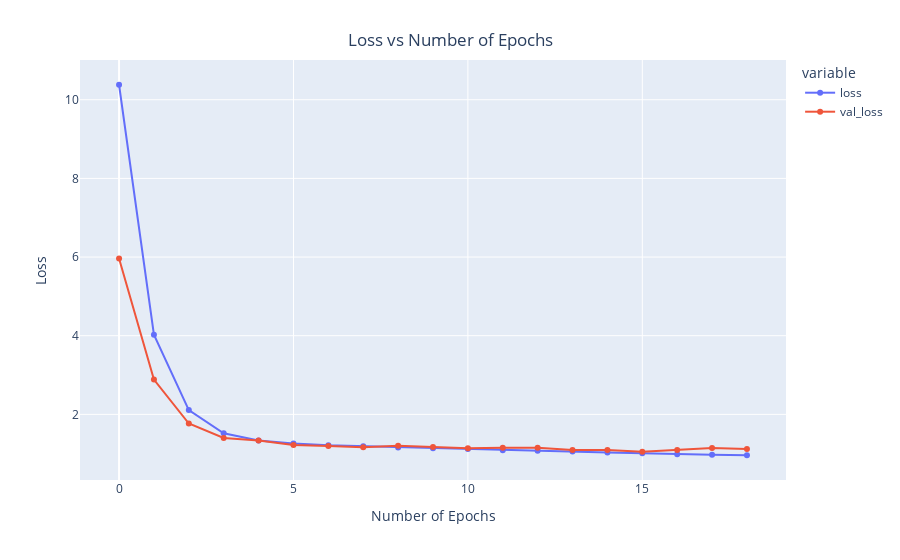

The notebook cell this image was saved under:
### Code cell
x = px.line(data_frame= history , 
            y= ["loss" , "val_loss"] , markers = True )
x.update_xaxes(title="Number of Epochs")
x.update_yaxes(title = "Loss")
x.update_layout(showlegend = True,
    title = {
        'text': 'Loss vs Number of Epochs',
        'y':0.94,
        'x':0.5,
        'xanchor': 'center',
        'yanchor': 'top'})
x.show()

### Figure 1 — Plotly figure (JSON) as saved in the notebook; plotly's stock layout.template omitted (floating-point values rounded to 4 significant figures)
{"data": [{"hovertemplate": "variable=loss<br>index=%{x}<br>value=%{y}<extra></extra>", "legendgroup": "loss", "line": {"color": "#636efa", "dash": "solid"}, "marker": {"symbol": "circle"}, "mode": "lines+markers", "name": "loss", "orientation": "v", "showlegend": true, "type": "scatter", "x": [0, 1, 2, 3, 4, 5, 6, 7, 8, 9, 10, 11, 12, 13, 14, 15, 16, 17, 18], "xaxis": "x", "y": [10.38, 4.027, 2.108, 1.519, 1.333, 1.258, 1.212, 1.188, 1.157, 1.139, 1.118, 1.09, 1.077, 1.053, 1.028, 1.014, 0.9885, 0.9707, 0.9603], "yaxis": "y"}, {"hovertemplate": "variable=val_loss<br>index=%{x}<br>value=%{y}<extra></extra>", "legendgroup": "val_loss", "line": {"color": "#EF553B", "dash": "solid"}, "marker": {"symbol": "circle"}, "mode": "lines+markers", "name": "val_loss", "orientation": "v", "showlegend": true, "type": "scatter", "x": [0, 1, 2, 3, 4, 5, 6, 7, 8, 9, 10, 11, 12, 13, 14, 15, 16, 17, 18], "xaxis": "x", "y": [5.964, 2.885, 1.767, 1.399, 1.335, 1.219, 1.197, 1.166, 1.2, 1.171, 1.138, 1.15, 1.152, 1.092, 1.093, 1.048, 1.094, 1.142, 1.122], "yaxis": "y"}], "layout": {"legend": {"title": {"text": "variable"}, "tracegroupgap": 0}, "margin": {"t": 60}, "showlegend": true, "title": {"text": "Loss vs Number of Epochs", "x": 0.5, "xanchor": "center", "y": 0.94, "yanchor": "top"}, "xaxis": {"anchor": "y", "domain": [0, 1], "title": {"text": "Number of Epochs"}}, "yaxis": {"anchor": "x", "domain": [0, 1], "title": {"text": "Loss"}}}}
